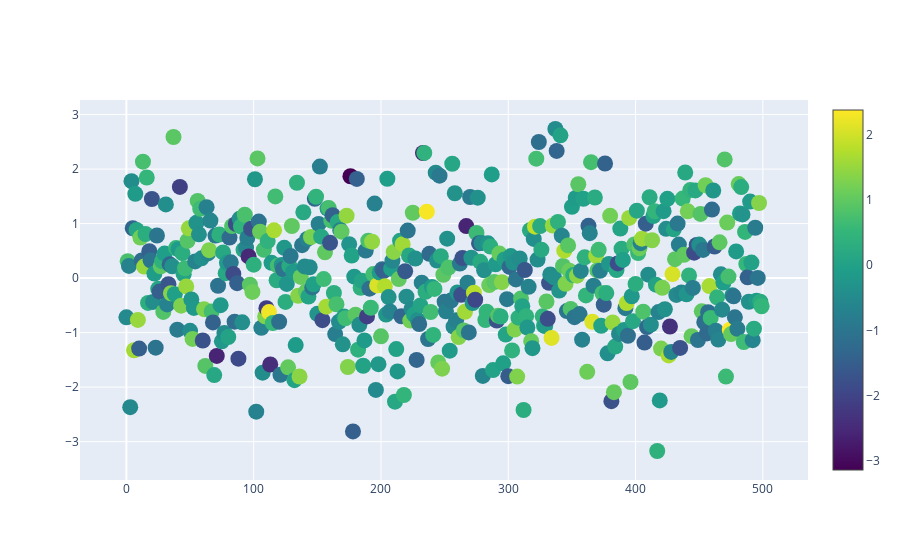

The code cell stored with this chart in its notebook:
### Code cell
import plotly.graph_objects as go
import numpy as np

fig = go.Figure(data=go.Scatter(
    y = np.random.randn(500),
    mode='markers',
    marker=dict(
        size=16,
        color=np.random.randn(500), #set color equal to a variable
        colorscale='Viridis', # one of plotly colorscales
        showscale=True
    )
))

fig.show()

### Figure 1 — Plotly figure (JSON) as saved in the notebook; plotly's stock layout.template omitted (floating-point values rounded to 4 significant figures; data arrays with more than 128 entries replaced by an {"elided": "..."} marker saying what was removed)
{"data": [{"marker": {"color": {"elided": "500 float values"}, "colorscale": [[0, "#440154"], [0.1111, "#482878"], [0.2222, "#3e4989"], [0.3333, "#31688e"], [0.4444, "#26828e"], [0.5556, "#1f9e89"], [0.6667, "#35b779"], [0.7778, "#6ece58"], [0.8889, "#b5de2b"], [1, "#fde725"]], "showscale": true, "size": 16}, "mode": "markers", "type": "scatter", "y": {"elided": "500 float values"}}], "layout": {}}
